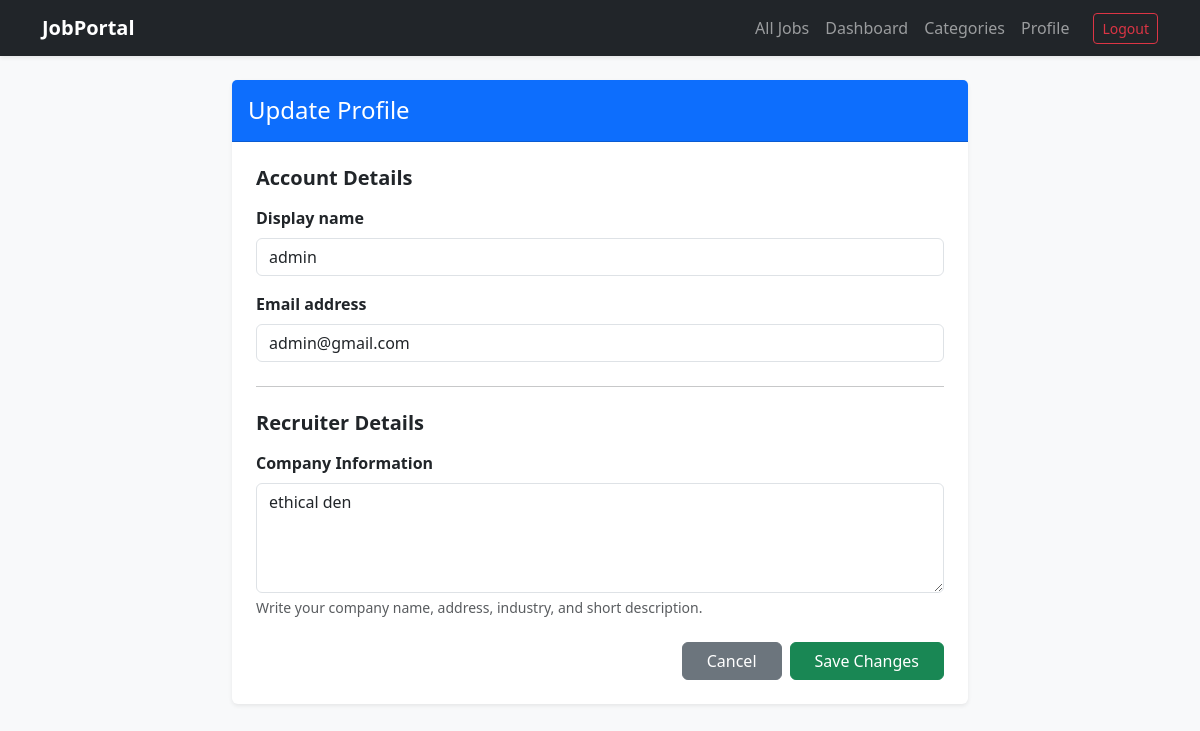
The page /profile/update/ (signed in) on the database its author committed.
### portal/models.py (models this page shows)
class CustomUser(AbstractUser):
    USER_TYPE_CHOICES = (
        ('recruiter', 'Recruiter'),
        ('jobseeker', 'Job Seeker'),
    )
    display_name = models.CharField(max_length=100)
    role = models.CharField(max_length=15, choices=USER_TYPE_CHOICES, blank=True)

class RecruiterProfile(models.Model):
    user = models.OneToOneField(CustomUser, on_delete=models.CASCADE, related_name='recruiter_profile')
    company_information = models.TextField()

### portal/views.py (the view)
# urls.py: path('profile/update/', views.update_profile, name='update-profile'),
@login_required
def update_profile(request):
    user = request.user
    if user.role == 'recruiter':
        profile_obj = getattr(user, 'recruiter_profile', None)
        FormClass = RecruiterProfileForm
    elif user.role == 'jobseeker':
        profile_obj = getattr(user, 'jobseeker_profile', None)
        FormClass = JobSeekerProfileForm
    else:
        messages.error(request, "Please choose a valid account role before updating your profile.")
        return redirect('job-list')
    if profile_obj is None:
        messages.info(request, "Please complete your profile first.")
        return redirect('create-profile')
    if request.method == 'POST':
        user_form = UserProfileForm(request.POST, instance=user)
        profile_form = FormClass(request.POST, request.FILES, instance=profile_obj)
        if user_form.is_valid() and profile_form.is_valid():
            user_form.save()
            profile_form.save()
            messages.success(request, "Profile updated successfully.")
            return redirect('profile')
    else:
        user_form = UserProfileForm(instance=user)
        profile_form = FormClass(instance=profile_obj)
    return render(request, 'portal/update_profile.html', {
        'user_form': user_form,
        'profile_form': profile_form,
        'role': user.role,
    })

### portal/forms.py
class UserProfileForm(forms.ModelForm):
    class Meta:
        model = CustomUser
        fields = ['display_name', 'email']
        widgets = {
            'display_name': forms.TextInput(attrs={'class': 'form-control'}),
            'email': forms.EmailInput(attrs={'class': 'form-control'}),
        }

class RecruiterProfileForm(forms.ModelForm):
    class Meta:
        model = RecruiterProfile
        fields = ['company_information']
        labels = {
            'company_information': 'Company Information',
        }
        help_texts = {
            'company_information': 'Write your company name, address, industry, and short description.',
        }
        widgets = {
            'company_information': forms.Textarea(attrs={'class': 'form-control', 'rows': 4}),
        }

### portal/templates/portal/update_profile.html (shortened to what this page needs)
{% extends 'base.html' %}
{% block content %}
<div class="row justify-content-center mt-4">
    <div class="col-md-8">
        <div class="card shadow-sm border-0">
            <div class="card-header bg-primary text-white py-3">
                <h4 class="mb-0">Update Profile</h4>
            </div>
            <div class="card-body p-4">
                <form method="POST" enctype="multipart/form-data">
                    <h5 class="fw-bold mb-3">Account Details</h5>
                    {% for field in user_form %}
                        <div class="mb-3">
                            <label class="form-label fw-bold">{{ field.label }}</label>
                            {{ field }}
                        </div>
                    {% endfor %}
                    <hr class="my-4">
                    <h5 class="fw-bold mb-3">
                        {% if role == 'jobseeker' %}Job Seeker Details{% else %}Recruiter Details{% endif %}
                    </h5>
                    {% for field in profile_form %}
                        <div class="mb-3">
                            <label class="form-label fw-bold">{{ field.label }}</label>
                            {{ field }}
                            {% if field.help_text %}
                                <div class="form-text">{{ field.help_text }}</div>
                            {% endif %}
                        </div>
                    {% endfor %}
                    <div class="d-flex justify-content-end gap-2 mt-4">
                        <a href="{% url 'profile' %}" class="btn btn-secondary px-4">Cancel</a>
                        <button type="submit" class="btn btn-success px-4">Save Changes</button>
                    </div>
                </form>
            </div>
        </div>
    </div>
</div>
{% endblock %}

### rows shown on the page
CustomUser: user_form "admin" "admin@gmail.com"
RecruiterProfile: profile_form "ethical den"

### other values the page prints
{{ field.label }} "Display name" "Email address"
{{ field.label }} "Company Information"
{{ field.help_text }} "Write your company name, address, industry, and short description."
